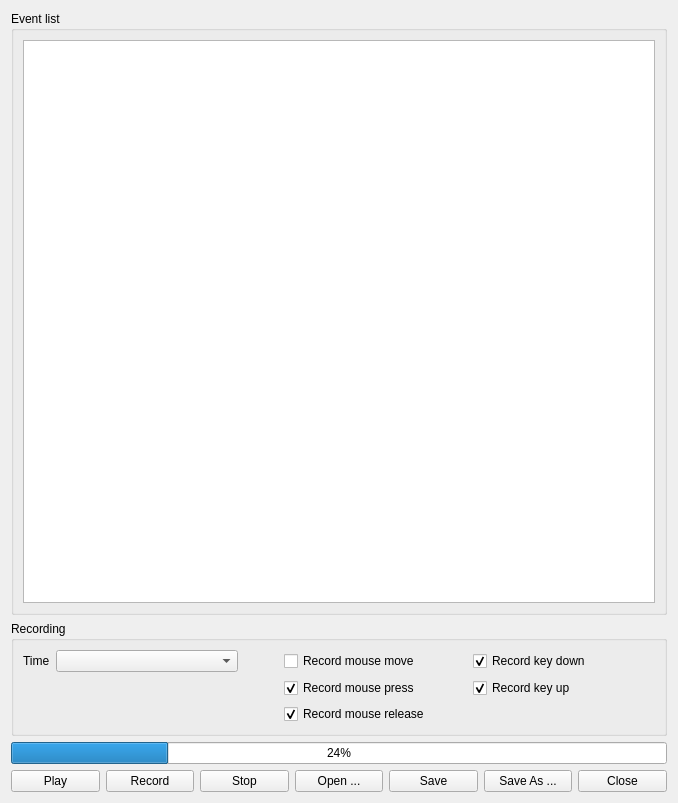
<?xml version="1.0" encoding="UTF-8"?>
<ui version="4.0">
 <class>Dialog</class>
 <widget class="QWidget" name="Dialog">
  <property name="geometry">
   <rect>
    <x>0</x>
    <y>0</y>
    <width>678</width>
    <height>803</height>
   </rect>
  </property>
  <property name="windowTitle">
   <string>Event Recorder</string>
  </property>
  <property name="windowIcon">
   <iconset resource="../resource/resource.qrc">
    <normaloff>:/32x32_ico_png/record.png</normaloff>:/32x32_ico_png/record.png</iconset>
  </property>
  <layout class="QVBoxLayout" name="verticalLayout">
   <item>
    <widget class="QGroupBox" name="trace">
     <property name="title">
      <string>Event list</string>
     </property>
     <layout class="QVBoxLayout" name="verticalLayout_2">
      <item>
       <widget class="QTableView" name="tableView">
        <property name="selectionBehavior">
         <enum>QAbstractItemView::SelectRows</enum>
        </property>
        <property name="showGrid">
         <bool>false</bool>
        </property>
        <attribute name="horizontalHeaderStretchLastSection">
         <bool>true</bool>
        </attribute>
        <attribute name="verticalHeaderVisible">
         <bool>false</bool>
        </attribute>
        <attribute name="verticalHeaderDefaultSectionSize">
         <number>21</number>
        </attribute>
       </widget>
      </item>
     </layout>
    </widget>
   </item>
   <item>
    <widget class="QGroupBox" name="groupBox_2">
     <property name="title">
      <string>Recording</string>
     </property>
     <layout class="QHBoxLayout" name="horizontalLayout_2">
      <item>
       <layout class="QGridLayout" name="gridLayout">
        <item row="0" column="3">
         <widget class="QCheckBox" name="chkMouseMove">
          <property name="text">
           <string>Record mouse move</string>
          </property>
          <property name="checked">
           <bool>false</bool>
          </property>
         </widget>
        </item>
        <item row="2" column="3">
         <widget class="QCheckBox" name="chkMouseRelease">
          <property name="text">
           <string>Record mouse release</string>
          </property>
          <property name="checked">
           <bool>true</bool>
          </property>
         </widget>
        </item>
        <item row="0" column="1">
         <widget class="QComboBox" name="cmbTimeMode"/>
        </item>
        <item row="0" column="4">
         <widget class="QCheckBox" name="chkKeyDown">
          <property name="text">
           <string>Record key down</string>
          </property>
          <property name="checked">
           <bool>true</bool>
          </property>
         </widget>
        </item>
        <item row="1" column="4">
         <widget class="QCheckBox" name="chkKeyUp">
          <property name="text">
           <string>Record key up</string>
          </property>
          <property name="checked">
           <bool>true</bool>
          </property>
         </widget>
        </item>
        <item row="1" column="3">
         <widget class="QCheckBox" name="chkMousePress">
          <property name="text">
           <string>Record mouse press</string>
          </property>
          <property name="checked">
           <bool>true</bool>
          </property>
         </widget>
        </item>
        <item row="0" column="0">
         <widget class="QLabel" name="label">
          <property name="sizePolicy">
           <sizepolicy hsizetype="Maximum" vsizetype="Preferred">
            <horstretch>0</horstretch>
            <verstretch>0</verstretch>
           </sizepolicy>
          </property>
          <property name="text">
           <string>Time</string>
          </property>
         </widget>
        </item>
        <item row="0" column="2">
         <spacer name="horizontalSpacer">
          <property name="orientation">
           <enum>Qt::Horizontal</enum>
          </property>
          <property name="sizeType">
           <enum>QSizePolicy::Preferred</enum>
          </property>
          <property name="sizeHint" stdset="0">
           <size>
            <width>40</width>
            <height>20</height>
           </size>
          </property>
         </spacer>
        </item>
       </layout>
      </item>
     </layout>
    </widget>
   </item>
   <item>
    <widget class="QProgressBar" name="progressBar">
     <property name="value">
      <number>24</number>
     </property>
    </widget>
   </item>
   <item>
    <layout class="QHBoxLayout" name="horizontalLayout">
     <item>
      <widget class="QPushButton" name="btnPlay">
       <property name="text">
        <string>Play</string>
       </property>
      </widget>
     </item>
     <item>
      <widget class="QPushButton" name="btnRecord">
       <property name="text">
        <string>Record</string>
       </property>
      </widget>
     </item>
     <item>
      <widget class="QPushButton" name="btnStop">
       <property name="text">
        <string>Stop</string>
       </property>
      </widget>
     </item>
     <item>
      <widget class="QPushButton" name="btnOpen">
       <property name="text">
        <string>Open ...</string>
       </property>
      </widget>
     </item>
     <item>
      <widget class="QPushButton" name="btnSave">
       <property name="text">
        <string>Save</string>
       </property>
      </widget>
     </item>
     <item>
      <widget class="QPushButton" name="btnSaveAs">
       <property name="text">
        <string>Save As ...</string>
       </property>
      </widget>
     </item>
     <item>
      <widget class="QPushButton" name="btnClose">
       <property name="text">
        <string>Close</string>
       </property>
      </widget>
     </item>
    </layout>
   </item>
  </layout>
 </widget>
 <tabstops>
  <tabstop>tableView</tabstop>
  <tabstop>cmbTimeMode</tabstop>
  <tabstop>chkMouseMove</tabstop>
  <tabstop>chkMousePress</tabstop>
  <tabstop>chkMouseRelease</tabstop>
  <tabstop>chkKeyDown</tabstop>
  <tabstop>chkKeyUp</tabstop>
  <tabstop>btnPlay</tabstop>
  <tabstop>btnRecord</tabstop>
  <tabstop>btnStop</tabstop>
  <tabstop>btnOpen</tabstop>
  <tabstop>btnSave</tabstop>
  <tabstop>btnSaveAs</tabstop>
  <tabstop>btnClose</tabstop>
 </tabstops>
 <resources>
  <include location="../resource/resource.qrc"/>
 </resources>
 <connections/>
</ui>
